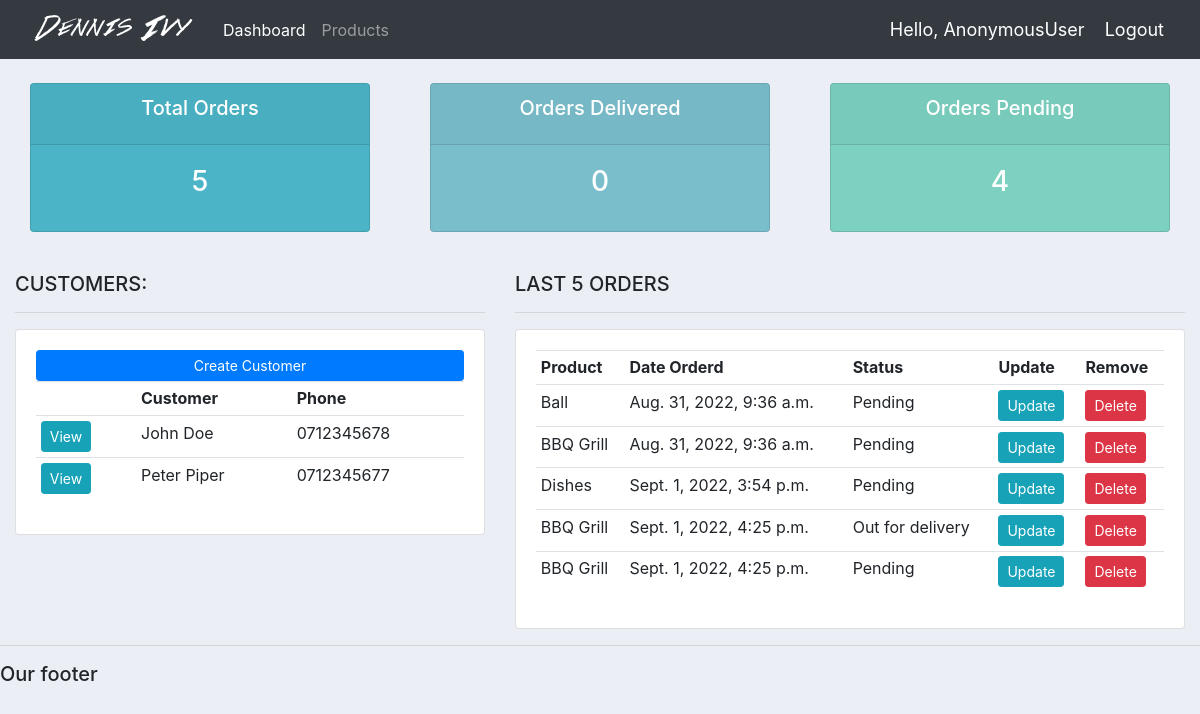
The page / on the database its author committed.
### accounts/models.py (models this page shows, shortened)
class Customer(models.Model):
	name = models.CharField(max_length=200, null=True)
	phone = models.CharField(max_length=200, null=True)
	email = models.CharField(max_length=200, null=True)
	date_created = models.DateTimeField(auto_now_add=True, null=True)

class Order(models.Model):
	STATUS = (
			('Pending', 'Pending'),
			('Out for delivery', 'Out for delivery'),
			('Delivered', 'Delivered'),
			)
	customer = models.ForeignKey(Customer, null=True, on_delete= models.SET_NULL)
	product = models.ForeignKey(Product, null=True, on_delete= models.SET_NULL)
	date_created = models.DateTimeField(auto_now_add=True, null=True)
	status = models.CharField(max_length=200, null=True, choices=STATUS)
	note = models.CharField(max_length=1000, null=True)

class Product(models.Model):
	CATEGORY = (
			('Indoor', 'Indoor'),
			('Out Door', 'Out Door'),
			)
	name = models.CharField(max_length=200, null=True)
	price = models.FloatField(null=True)
	category = models.CharField(max_length=200, null=True, choices=CATEGORY)
	description = models.CharField(max_length=200, null=True, blank=True)
	date_created = models.DateTimeField(auto_now_add=True, null=True)
	tags = models.ManyToManyField(Tag)
	def __str__(self):
		return self.name

### accounts/views.py (the view)
# urls.py: path('', views.home, name="home"),
def home(request):
	orders = Order.objects.all()
	customers = Customer.objects.all()
	total_customers = customers.count()
	total_orders = orders.count()
	delivered = orders.filter(status='Delivered').count()
	pending = orders.filter(status='Pending').count()
	context = {'orders':orders, 'customers':customers,
	'total_orders':total_orders,'delivered':delivered,
	'pending':pending }
	return render(request, 'accounts/dashboard.html', context)

### accounts/templates/accounts/dashboard.html
{%  extends 'accounts/main.html' %}
{% block content %}
{%  include 'accounts/status.html' %}
<br>
<div class="row">
	<div class="col-md-5">
		<h5>CUSTOMERS:</h5>
		<hr>
		<div class="card card-body">
			<a class="btn btn-primary  btn-sm btn-block" href="">Create Customer</a>
			<table class="table table-sm">
				<tr>
					<th></th>
					<th>Customer</th>
					<th>Phone</th>
				</tr>
				{% for customer in customers %}
					<tr>
						<td><a class="btn btn-sm btn-info" href="{% url 'customer' customer.id %}">View</a></td>
						<td>{{customer.name}}</td>
						<td>{{customer.phone}}</td>
					</tr>
				{% endfor %}
			</table>
		</div>
	</div>
	<div class="col-md-7">
		<h5>LAST 5 ORDERS</h5>
		<hr>
		<div class="card card-body">
			<table class="table table-sm">
				<tr>
					<th>Product</th>
					<th>Date Orderd</th>
					<th>Status</th>
					<th>Update</th>
					<th>Remove</th>
				</tr>
				{% for order in orders %}
					<tr>
						<td>{{order.product}}</td>
						<td>{{order.date_created}}</td>
						<td>{{order.status}}</td>
						<td><a class="btn btn-sm btn-info" href="{% url 'update_order' order.id %}">Update</a></td>
						<td><a class="btn btn-sm btn-danger" href="{% url 'delete_order' order.id %}">Delete</a></td>
					</tr>
				{% endfor %}
			</table>
		</div>
	</div>
</div>
{% endblock %}

### accounts/templates/accounts/main.html (shortened to what this page needs)
{% load static %}
<!DOCTYPE html>
<html lang="en">
<head>
    <link rel="stylesheet" href="https://stackpath.bootstrapcdn.com/bootstrap/4.3.1/css/bootstrap.min.css"
>
    <link rel="stylesheet" type="text/css" href="{% static '/css/styles.css' %}">
</head>
<body>
    {% include 'accounts/navbar.html' %}
    <div class="container-fluid">
        {% block content %}
        {% endblock %}
    </div>
    <hr>
    <h5>Our footer</h5>
</body>
</html>

### accounts/templates/accounts/navbar.html (shortened to what this page needs)
{% load static %}
<nav class="navbar navbar-expand-lg navbar-dark bg-dark">
 <img src="{% static 'images/logo.png' %}">
  <div class="collapse navbar-collapse" id="navbarNav">
    <ul class="navbar-nav">
      <li class="nav-item active">
        <a class="nav-link" href="{% url 'home' %}">Dashboard</a>
      </li>
      <li class="nav-item">
        <a class="nav-link" href="{% url 'products' %}">Products</a>
      </li>
    </ul>
  </div>
  <span class="hello-msg">Hello, {{request.user}}</span>
  <span ><a  class="hello-msg" href="{% url 'logout' %}">Logout</a></span>
</nav>

### accounts/templates/accounts/status.html
<br>
<div class="row">
	<div class="col">
		<div class="col-md">
			<div class="card text-center text-white  mb-3" id="total-orders">
			  	<div class="card-header">
			  		<h5 class="card-title">Total Orders</h5>
			  	</div>
			  	<div class="card-body">
			    	<h3 class="card-title">{{total_orders}}</h3>
			  	</div>
			</div>
		</div>
	</div>
	<div class="col">
		<div class="col-md">
			<div class="card text-center text-white  mb-3" id="orders-delivered">
			  	<div class="card-header">
			  		<h5 class="card-title">Orders Delivered</h5>
			  	</div>
			  	<div class="card-body">
			    	<h3 class="card-title">{{delivered}}</h3>
			  	</div>
			</div>
		</div>
	</div>
	<div class="col">
		<div class="col-md">
			<div class="card text-center text-white  mb-3" id="orders-pending">
			  	<div class="card-header">
			  		<h5 class="card-title">Orders Pending</h5>
			  	</div>
			  	<div class="card-body">
			    	<h3 class="card-title">{{pending}}</h3>
			  	</div>
			</div>
		</div>
	</div>
</div>

### static/css/styles.css (style rules this page uses)
body { background-color: #ebeff5; }
#total-orders { background-color: #4cb4c7; }
#orders-delivered { background-color: #7abecc; }
#orders-pending { background-color: #7CD1C0; }

### accounts/templates/accounts/navbar.html (style rules this page uses)
.hello-msg { font-size: 18px; color: #fff; margin-right: 20px; }

### rows shown on the page
Customer: name "John Doe", phone "0712345678"
Customer: name "Peter Piper", phone "0712345677"
Order: product "Ball", date_created "Aug. 31, 2022, 9:36 a.m.", status "Pending"
Order: product "BBQ Grill", date_created "Aug. 31, 2022, 9:36 a.m.", status "Pending"
Order: product "Dishes", date_created "Sept. 1, 2022, 3:54 p.m.", status "Pending"
Order: product "BBQ Grill", date_created "Sept. 1, 2022, 4:25 p.m.", status "Out for delivery"
Order: product "BBQ Grill", date_created "Sept. 1, 2022, 4:25 p.m.", status "Pending"

### other values the page prints
{{ request.user }} "AnonymousUser"
{{ total_orders }} "5"
{{ delivered }} "0"
{{ pending }} "4"
